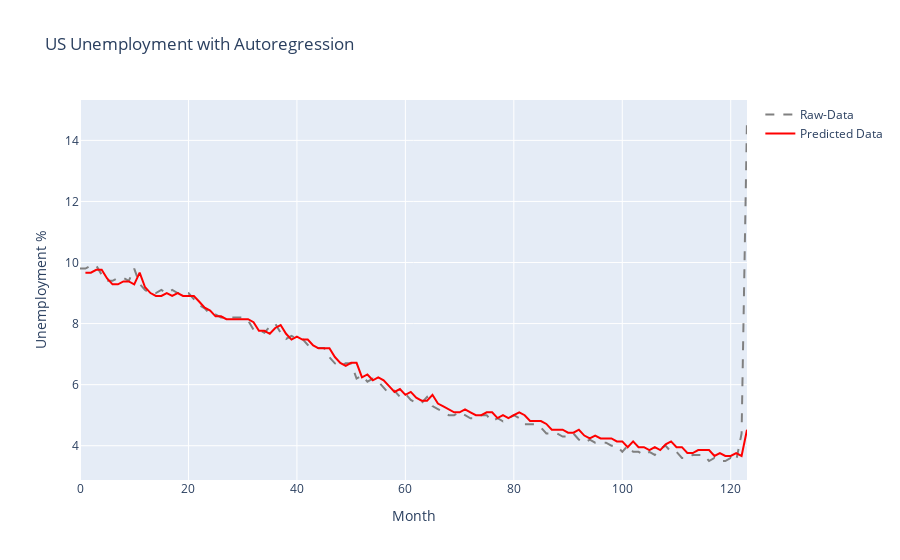

Notebook code cell kept with this figure:
### Code cell
#fitting model
AR = AutoReg(unem, lags=1)
AR_fit = AR.fit()

#predictions
yhat = AR_fit.predict()

#Plotting AR with original data
# fig, ax = plt.subplots(figsize=(12,5))
# ax.plot(yhat, color='grey')
# ax.plot(unem)
# plt.show()

AR_join = pd.DataFrame.join(unem, yhat.to_frame(name='y-hat'))

fig = go.Figure()

fig.add_trace(go.Scatter(y=AR_join['Unemployment'], name='Raw-Data',
                         line=dict(color='grey', dash='dash')))

fig.add_trace(go.Scatter(y=AR_join['y-hat'], name='Predicted Data',
                         line=dict(color='red')))

fig.update_layout(title='US Unemployment with Autoregression',
                  xaxis_title='Month',
                  yaxis_title='Unemployment %')

fig.show()

### Figure 1 — Plotly figure (JSON) as saved in the notebook; plotly's stock layout.template omitted (floating-point values rounded to 4 significant figures)
{"data": [{"line": {"color": "grey", "dash": "dash"}, "name": "Raw-Data", "type": "scatter", "y": [9.8, 9.8, 9.9, 9.9, 9.6, 9.4, 9.4, 9.5, 9.5, 9.4, 9.8, 9.3, 9.1, 9, 9, 9.1, 9, 9.1, 9, 9, 9, 8.8, 8.6, 8.5, 8.3, 8.3, 8.2, 8.2, 8.2, 8.2, 8.2, 8.1, 7.8, 7.8, 7.7, 7.9, 8, 7.7, 7.5, 7.6, 7.5, 7.5, 7.3, 7.2, 7.2, 7.2, 6.9, 6.7, 6.6, 6.7, 6.7, 6.2, 6.3, 6.1, 6.2, 6.1, 5.9, 5.7, 5.8, 5.6, 5.7, 5.5, 5.4, 5.4, 5.6, 5.3, 5.2, 5.1, 5, 5, 5.1, 5, 4.9, 4.9, 5, 5, 4.8, 4.9, 4.8, 4.9, 5, 4.9, 4.7, 4.7, 4.7, 4.6, 4.4, 4.4, 4.4, 4.3, 4.3, 4.4, 4.2, 4.1, 4.2, 4.1, 4.1, 4.1, 4, 4, 3.8, 4, 3.8, 3.8, 3.7, 3.8, 3.7, 3.9, 4, 3.8, 3.8, 3.6, 3.6, 3.7, 3.7, 3.7, 3.5, 3.6, 3.5, 3.5, 3.6, 3.5, 4.4, 14.7]}, {"line": {"color": "red"}, "name": "Predicted Data", "type": "scatter", "y": [null, 9.667, 9.667, 9.762, 9.762, 9.476, 9.286, 9.286, 9.381, 9.381, 9.286, 9.667, 9.19, 9.0, 8.905, 8.905, 9.0, 8.905, 9.0, 8.905, 8.905, 8.905, 8.714, 8.524, 8.428, 8.238, 8.238, 8.143, 8.143, 8.143, 8.143, 8.143, 8.048, 7.762, 7.762, 7.667, 7.857, 7.952, 7.667, 7.476, 7.571, 7.476, 7.476, 7.286, 7.19, 7.19, 7.19, 6.905, 6.714, 6.619, 6.714, 6.714, 6.238, 6.333, 6.143, 6.238, 6.143, 5.952, 5.762, 5.857, 5.666, 5.762, 5.571, 5.476, 5.476, 5.666, 5.381, 5.286, 5.19, 5.095, 5.095, 5.19, 5.095, 5.0, 5.0, 5.095, 5.095, 4.905, 5.0, 4.905, 5.0, 5.095, 5.0, 4.809, 4.809, 4.809, 4.714, 4.524, 4.524, 4.524, 4.428, 4.428, 4.524, 4.333, 4.238, 4.333, 4.238, 4.238, 4.238, 4.143, 4.143, 3.952, 4.143, 3.952, 3.952, 3.857, 3.952, 3.857, 4.047, 4.143, 3.952, 3.952, 3.762, 3.762, 3.857, 3.857, 3.857, 3.666, 3.762, 3.666, 3.666, 3.762, 3.666, 4.524]}], "layout": {"autosize": true, "title": {"text": "US Unemployment with Autoregression"}, "xaxis": {"autorange": true, "range": [0, 123], "title": {"text": "Month"}}, "yaxis": {"autorange": true, "range": [2.878, 15.32], "title": {"text": "Unemployment %"}, "type": "linear"}}}
